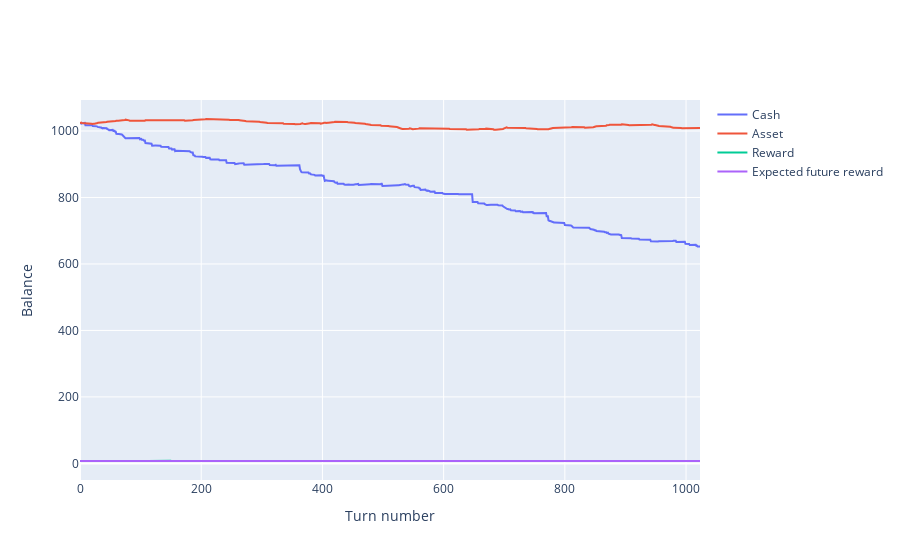

This figure's notebook cell:
### Code cell
balance_plot(turn_results)

### Figure 1 — Plotly figure (JSON) as saved in the notebook; plotly's stock layout.template omitted (floating-point values rounded to 4 significant figures; data arrays with more than 128 entries replaced by an {"elided": "..."} marker saying what was removed)
{"data": [{"name": "Cash", "type": "scatter", "y": {"elided": "1024 float values"}}, {"name": "Asset", "type": "scatter", "y": {"elided": "1024 int values"}}, {"name": "Reward", "type": "scatter", "y": {"elided": "1024 float values"}}, {"name": "Expected future reward", "type": "scatter", "y": {"elided": "1024 float values"}}], "layout": {"xaxis": {"title": {"text": "Turn number"}}, "yaxis": {"title": {"text": "Balance"}}}}
